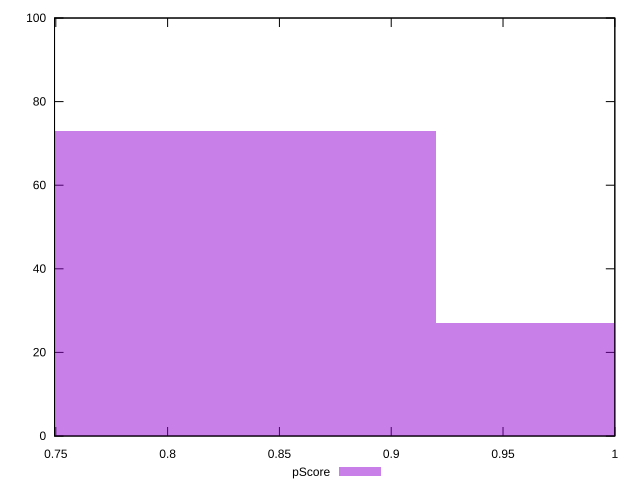

The script that saved this image:
reset

$pScore <<EOF
0.788759143245297 73
1.051678857660396 27
EOF

set key outside below
set boxwidth 0.262919714415099
set xrange [0.7494266666666667:1]
set yrange [0:100]
set trange [0:100]
set style fill transparent solid 0.5 noborder
set terminal svg size 640, 490 enhanced background rgb 'white'
set output "reports/report_00033_2021-03-01T14-23-16.841Z/uses-rel-preconnect/samples/astro-inner/pScore/histogram.svg"

plot $pScore title "pScore" with boxes

reset
